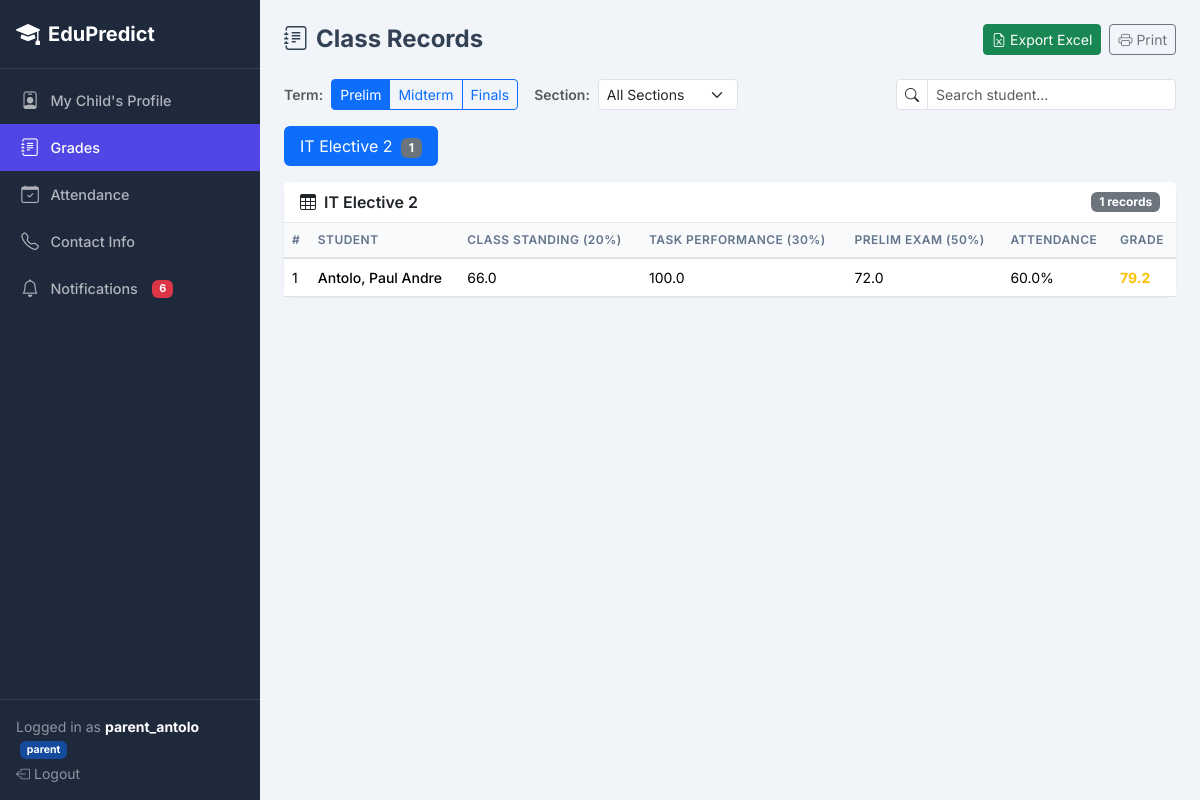
Page /class-records (signed in) on the earlier database version.
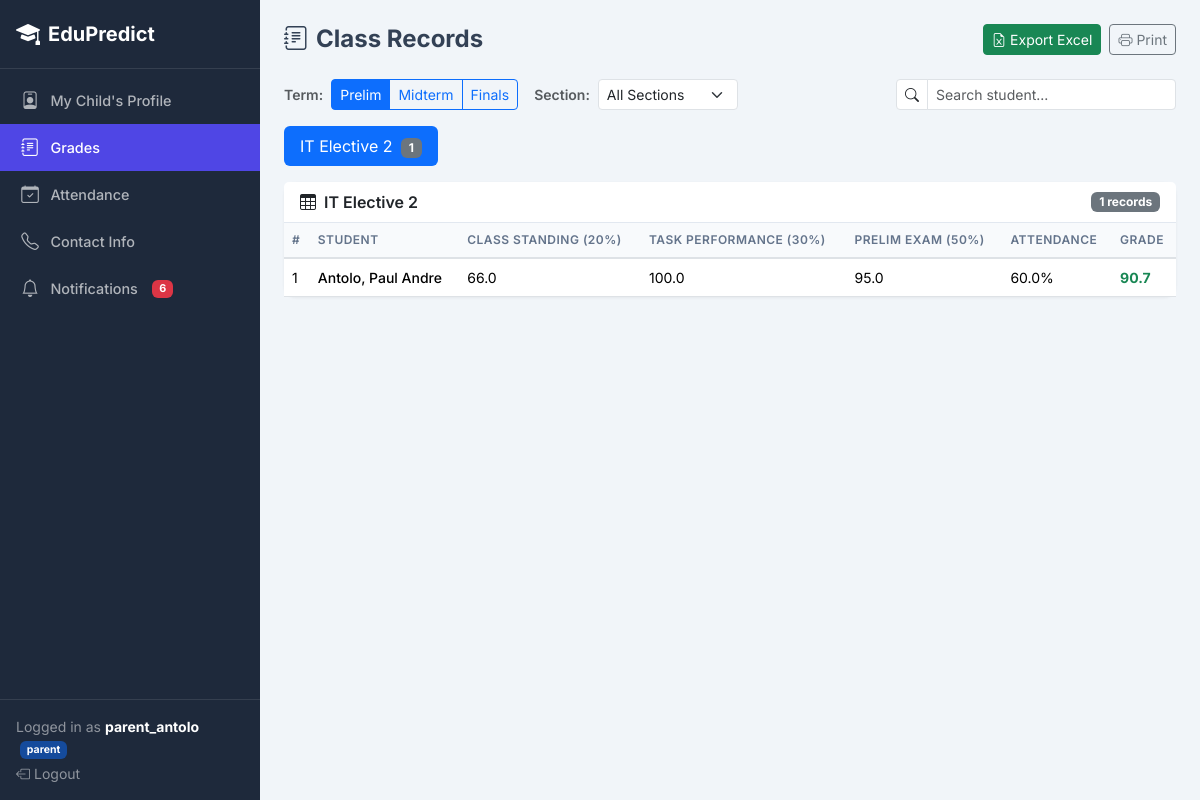
Same page on the later database version.
### app.py (models this page shows)
class ClassRecord(db.Model):
    __tablename__ = 'class_records'
    id = db.Column(db.Integer, primary_key=True)
    student_id = db.Column(db.Integer, db.ForeignKey('students.id'), nullable=False)
    subject_id = db.Column(db.Integer, db.ForeignKey('subjects.id'), nullable=False)
    term = db.Column(db.String(20))
    semester = db.Column(db.String(30))
    school_year = db.Column(db.String(30))
    class_standing = db.Column(db.Float, default=0)     # Equiv % (weight 20%)
    exam_score = db.Column(db.Float, default=0)          # Equiv % (weight 50%)
    task_performance = db.Column(db.Float, default=0)    # Equiv % (weight 30%)
    attendance = db.Column(db.Float, default=100)         # Tracked separately, not in grade
    final_grade = db.Column(db.Float, default=0)          # CS*0.20 + TP*0.30 + Exam*0.50

class Student(db.Model):
    __tablename__ = 'students'
    id = db.Column(db.Integer, primary_key=True)
    name = db.Column(db.String(100), nullable=False)
    section = db.Column(db.String(20))
    year_level = db.Column(db.Integer)
    semester = db.Column(db.String(30))
    school_year = db.Column(db.String(30))
    email = db.Column(db.String(100))
    is_scholar = db.Column(db.Boolean, default=False)
    is_working_student = db.Column(db.Boolean, default=False)
    parent_phone = db.Column(db.String(20))
    parent_name = db.Column(db.String(100))
    records = db.relationship('ClassRecord', backref='student', lazy=True)
    predictions = db.relationship('Prediction', backref='student', lazy=True)
    activities = db.relationship('StudentActivity', backref='student', lazy=True)
    quiz_scores = db.relationship('QuizScore', backref='student', lazy=True)
    notifications = db.relationship('Notification', backref='student', lazy=True)

### app.py (the view, shortened to what this page needs)
@app.route('/class-records', methods=['GET', 'POST'])
@login_required
def class_records():
    if request.method == 'POST' and not current_user.is_staff:
        abort(403)
    query = (
        db.session.query(ClassRecord, Student, Subject)
        .join(Student, ClassRecord.student_id == Student.id)
        .join(Subject, ClassRecord.subject_id == Subject.id)
    )
    if current_user.role == 'student' and current_user.student_id:
        query = query.filter(ClassRecord.student_id == current_user.student_id)
    if current_user.role == 'parent' and current_user.student_id:
        query = query.filter(ClassRecord.student_id == current_user.student_id)
    all_records = query.order_by(Subject.name, Student.name, ClassRecord.term).all()
    records_by_subject = {}
    for rec, student, subject in all_records:
        records_by_subject.setdefault(subject.name, []).append((rec, student, subject))
    all_students = Student.query.order_by(Student.name).all()
    all_subjects = Subject.query.order_by(Subject.name).all()
    sections = [r[0] for r in db.session.query(Student.section).distinct().order_by(Student.section).all() if r[0]]
    return render_template('class_records.html',
                           records_by_subject=records_by_subject,
                           students=all_students, subjects=all_subjects,
                           sections=sections)

### app.py (called while the page is built)
@login_manager.user_loader
def load_user(user_id):
    return db.session.get(User, int(user_id))

    @property
    def is_authenticated(self): return True

    @property
    def is_staff(self): return self.role in ('admin', 'teacher')

    @property
    def is_parent(self): return self.role == 'parent'

### templates/class_records.html (shortened to what the changed rows need)
{% extends "base.html" %}
{% block content %}
        <div class="tab-content" id="subjectTabContent">
            {% for subject in subjects %}
            {% set subj_records = records_by_subject.get(subject.name, []) %}
            <div class="tab-pane fade {% if loop.first %}show active{% endif %}"
                 id="subj-{{ subject.id }}" role="tabpanel">
                <div class="card">
                    <div class="card-header d-flex justify-content-between align-items-center">
                        <span><i class="bi bi-table me-2"></i>{{ subject.name }}</span>
                        <span class="badge bg-secondary">{{ subj_records|length }} records</span>
                    </div>
                    <div class="card-body p-0">
                        <div class="table-responsive">
                            <table class="table table-hover align-middle mb-0">
                                <thead>
                                    <tr>
                                        <th>#</th>
                                        <th>Student</th>
                                        <th class="d-none d-md-table-cell">Class Standing (20%)</th>
                                        <th class="d-none d-md-table-cell">Task Performance (30%)</th>
                                        <th class="d-none d-md-table-cell exam-header">Prelim Exam (50%)</th>
                                        <th class="d-none d-lg-table-cell">Attendance</th>
                                        <th>Grade</th>
                                    </tr>
                                </thead>
                                <tbody>
                                {% for rec, student, subj in subj_records %}
                                <tr data-term="{{ rec.term }}" data-section="{{ student.section }}">
                                    <td class="row-num"></td>
                                    <td class="fw-medium">{{ student.name }}</td>
                                    <td class="d-none d-md-table-cell">{{ rec.class_standing }}</td>
                                    <td class="d-none d-md-table-cell">{{ rec.task_performance }}</td>
                                    <td class="d-none d-md-table-cell">{{ rec.exam_score }}</td>
                                    <td class="d-none d-lg-table-cell">{{ rec.attendance }}%</td>
                                    <td>
                                        <span class="fw-bold {% if rec.final_grade < 75 %}text-danger{% elif rec.final_grade < 80 %}text-warning{% else %}text-success{% endif %}">
                                            {{ rec.final_grade }}
                                        </span>
                                    </td>
                                </tr>
                                {% endfor %}
                                </tbody>
                            </table>
                        </div>
                    </div>
                </div>
            </div>
            {% endfor %}
        </div>
{% endblock %}

Differences in the rows shown:
changed ClassRecord "Antolo, Paul Andre": exam_score "72.0" → "95.0"; final_grade "79.2" → "90.7"
